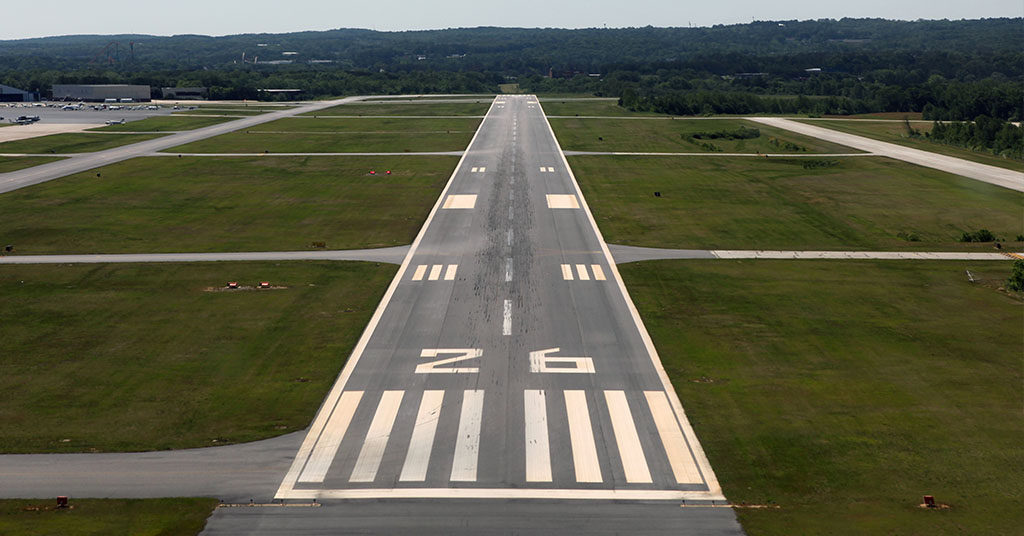
#> input picture 2.landing/data/runway_1.jpg, 1024 x 536 px
$ python runway_finding.py
#> lines starting #> are read from the running program, lines starting #| are printed output that depends on the picture; after the words box and inside, x2 and y2 are one past the last pixel; in counts of white or black regions, pixels touching at a corner belong together
import cv2
import numpy as np
from matplotlib import pyplot as plt

img = cv2.imread('data/runway_1.jpg', 0)
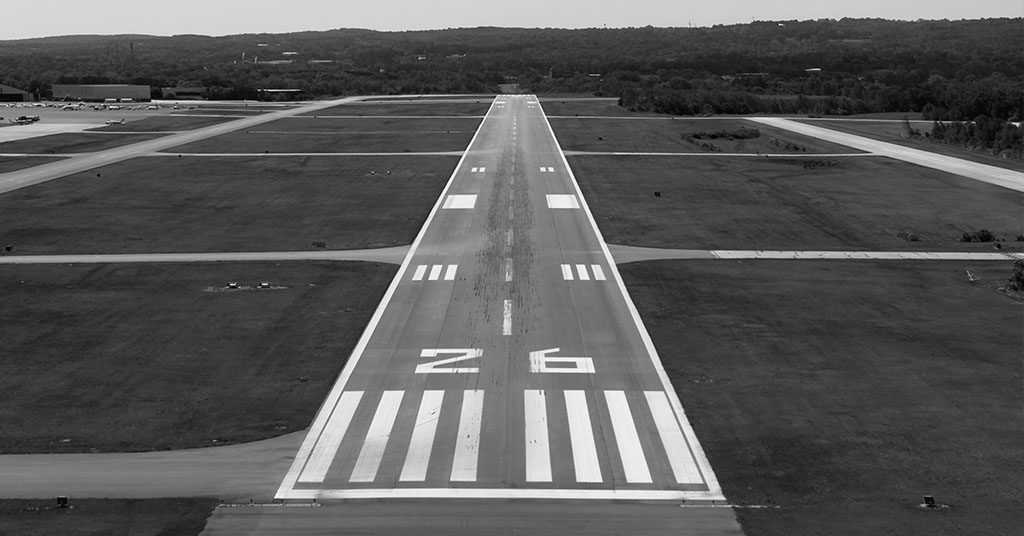
#> img: shape (536, 1024); min 0, max 255, mean 89.8


def dilation(img):
	kernel = np.ones((5,5), np.uint8)
	return cv2.dilate(img,kernel,iterations = 1)


def threshold(img):
	_,th2 = cv2.threshold(img,10,255,cv2.THRESH_BINARY+cv2.THRESH_OTSU)
	return th2


def convolution_op(img, image):
	return cv2.bitwise_and(img, cv2.bitwise_not(image))


def detect_edges(image, low_threshold=40, high_threshold=150):
    return cv2.Canny(image, low_threshold, high_threshold)


def hough_lines(image):
    return cv2.HoughLinesP(image, rho=1, theta=np.pi/180, threshold=100, minLineLength=50, maxLineGap=200)


def delete_h(lines, new_lines):
	for line in lines:
	    print(line)
	    for x1,y1,x2,y2 in line:
	    	if (y2 - y1 > 200 or y1 - y2 > 200) and x2 - x1 < 300 and x2 - x1 > -300:
	    		new_lines.append(line)
	    		print(line)
	return new_lines


def draw_lines(image, lines, color=[0, 0, 255], thickness=3):
	for line in lines:
		for x1,y1,x2,y2 in line:
			cv2.line(image, (x1, y1), (x2, y2), color, thickness)
	return image


new_lines = []
image = dilation(img)
#> in dilation, `return cv2.dilate(img,kernel,iterations = 1)`:
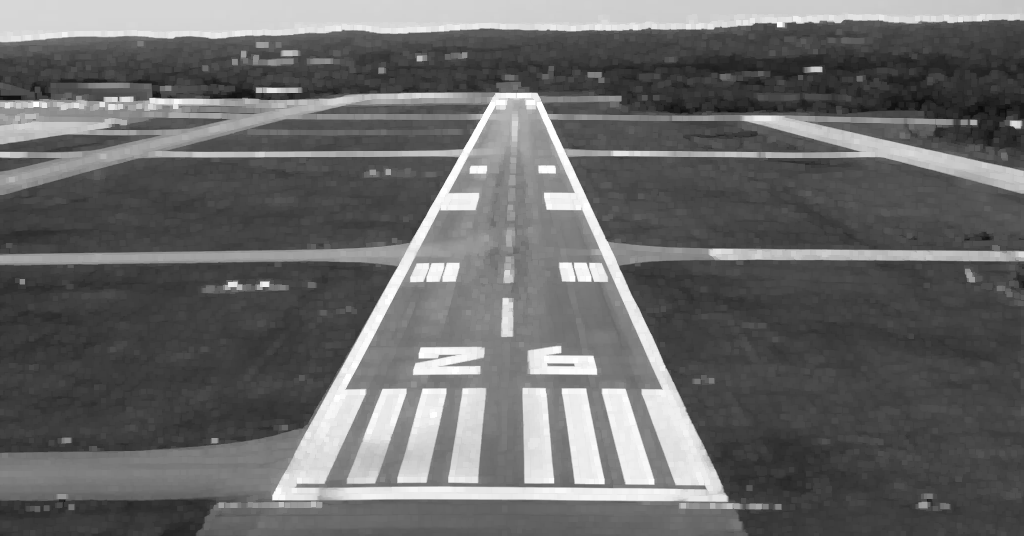
#> returned value: shape (536, 1024); min 10, max 255, mean 105
image = threshold(image)
#> in threshold, `_,th2 = cv2.threshold(img,10,255,cv2.THRESH_BINARY+cv2.THRESH_OTSU)`:
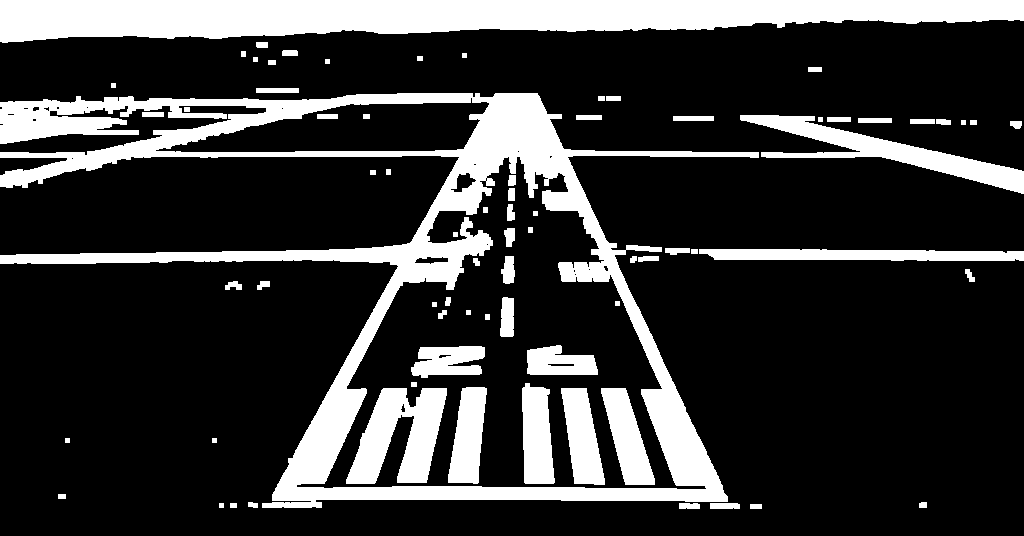
#> th2: shape (536, 1024); 21.6% white; 75 white regions, largest, box (x1, y1, x2, y2) and area: (0, 93, 759, 508) 53524, (0, 0, 1024, 43) 31200, (740, 115, 1024, 194) 5678
image = detect_edges(image)
#> in detect_edges, `return cv2.Canny(image, low_threshold, high_threshold)`:
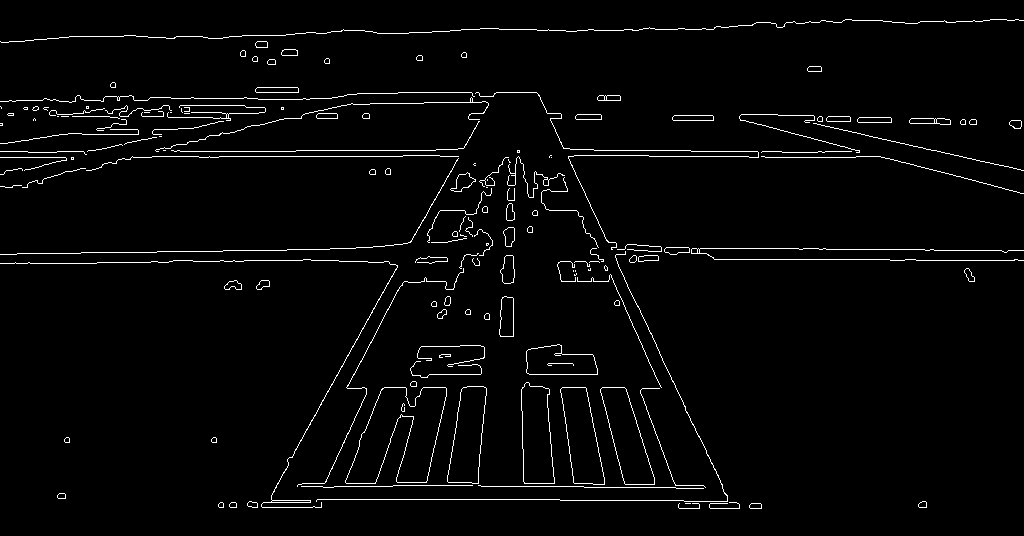
#> returned value: shape (536, 1024); 2.6% white in thin lines or dots
#image = convolution_op(imag, image)
lines = hough_lines(image)
#> lines = 37 rows, first 6: [132, 156, 962, 156], [0, 151, 295, 151], [0, 254, 616, 243], [271, 499, 727, 499], [890, 260, 1023, 260], [264, 507, 529, 29]
lines = delete_h(lines, new_lines)
#> the loop in delete_h, `for line in lines:` made 37 passes
#> line on passes 1 to 12: [[132, 156, 962, 156]], [[0, 151, 295, 151]], [[0, 254, 616, 243]], [[271, 499, 727, 499]], [[890, 260, 1023, 260]], [[264, 507, 529, 29]], [[19, 263, 877, 249]], [[508, 29, 732, 508]], [[88, 150, 936, 150]], [[0, 157, 218, 157]], [[77, 95, 478, 102]], [[305, 259, 1017, 259]]
#| [[132 156 962 156]]
#| [[  0 151 295 151]]
#| [[  0 254 616 243]]
#| [[271 499 727 499]]
#| [[ 890  260 1023  260]]
#| [[264 507 529  29]]
#| [[264 507 529  29]]
#| [[ 19 263 877 249]]
#| [[508  29 732 508]]
#| [[508  29 732 508]]
#> (further printed lines are left out)
#> after the loop in delete_h, `for line in lines:`: new_lines = [[[264, 507, 529, 29]], [[508, 29, 732, 508]]]
#> lines = [[[264, 507, 529, 29]], [[508, 29, 732, 508]]]
image = draw_lines(img, lines)
#> the loop in draw_lines, `for line in lines:` made 2 passes

cv2.imshow("feed", image)

cv2.waitKey(0)
cv2.destroyAllWindows()
